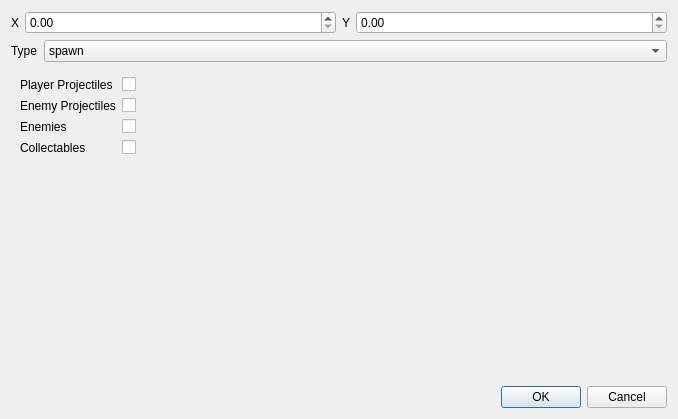
<?xml version="1.0" encoding="UTF-8"?>
<ui version="4.0">
 <class>levelEventDialog</class>
 <widget class="QDialog" name="levelEventDialog">
  <property name="geometry">
   <rect>
    <x>0</x>
    <y>0</y>
    <width>678</width>
    <height>419</height>
   </rect>
  </property>
  <property name="windowTitle">
   <string>Add/Edit Level Event</string>
  </property>
  <layout class="QVBoxLayout" name="verticalLayout">
   <item>
    <layout class="QHBoxLayout" name="horizontalLayout">
     <item>
      <widget class="QLabel" name="label">
       <property name="sizePolicy">
        <sizepolicy hsizetype="Minimum" vsizetype="Preferred">
         <horstretch>0</horstretch>
         <verstretch>0</verstretch>
        </sizepolicy>
       </property>
       <property name="text">
        <string>X</string>
       </property>
      </widget>
     </item>
     <item>
      <widget class="QDoubleSpinBox" name="sbPosX">
       <property name="sizePolicy">
        <sizepolicy hsizetype="MinimumExpanding" vsizetype="Fixed">
         <horstretch>0</horstretch>
         <verstretch>0</verstretch>
        </sizepolicy>
       </property>
       <property name="maximum">
        <double>639.000000000000000</double>
       </property>
      </widget>
     </item>
     <item>
      <widget class="QLabel" name="label_2">
       <property name="text">
        <string>Y</string>
       </property>
      </widget>
     </item>
     <item>
      <widget class="QDoubleSpinBox" name="sbPosY">
       <property name="sizePolicy">
        <sizepolicy hsizetype="MinimumExpanding" vsizetype="Fixed">
         <horstretch>0</horstretch>
         <verstretch>0</verstretch>
        </sizepolicy>
       </property>
       <property name="maximum">
        <double>100000000.000000000000000</double>
       </property>
      </widget>
     </item>
    </layout>
   </item>
   <item>
    <layout class="QHBoxLayout" name="horizontalLayout_2">
     <item>
      <widget class="QLabel" name="label_3">
       <property name="sizePolicy">
        <sizepolicy hsizetype="Minimum" vsizetype="Preferred">
         <horstretch>0</horstretch>
         <verstretch>0</verstretch>
        </sizepolicy>
       </property>
       <property name="text">
        <string>Type</string>
       </property>
      </widget>
     </item>
     <item>
      <widget class="QComboBox" name="cbEventType">
       <property name="sizePolicy">
        <sizepolicy hsizetype="MinimumExpanding" vsizetype="Fixed">
         <horstretch>0</horstretch>
         <verstretch>0</verstretch>
        </sizepolicy>
       </property>
       <item>
        <property name="text">
         <string>spawn</string>
        </property>
       </item>
       <item>
        <property name="text">
         <string>music</string>
        </property>
       </item>
       <item>
        <property name="text">
         <string>wait_clear</string>
        </property>
       </item>
       <item>
        <property name="text">
         <string>delay</string>
        </property>
       </item>
       <item>
        <property name="text">
         <string>starfield_speed</string>
        </property>
       </item>
       <item>
        <property name="text">
         <string>clear</string>
        </property>
       </item>
      </widget>
     </item>
    </layout>
   </item>
   <item>
    <widget class="QStackedWidget" name="stackedEventControls">
     <property name="currentIndex">
      <number>5</number>
     </property>
     <widget class="QWidget" name="page">
      <layout class="QGridLayout" name="gridLayout">
       <item row="0" column="2">
        <widget class="QComboBox" name="cbSpawnerEnemyDef">
         <property name="sizePolicy">
          <sizepolicy hsizetype="MinimumExpanding" vsizetype="Fixed">
           <horstretch>0</horstretch>
           <verstretch>0</verstretch>
          </sizepolicy>
         </property>
        </widget>
       </item>
       <item row="0" column="0">
        <widget class="QLabel" name="label_4">
         <property name="sizePolicy">
          <sizepolicy hsizetype="Minimum" vsizetype="Preferred">
           <horstretch>0</horstretch>
           <verstretch>0</verstretch>
          </sizepolicy>
         </property>
         <property name="text">
          <string>Enemy Def</string>
         </property>
        </widget>
       </item>
       <item row="2" column="2">
        <spacer name="verticalSpacer">
         <property name="orientation">
          <enum>Qt::Orientation::Vertical</enum>
         </property>
         <property name="sizeHint" stdset="0">
          <size>
           <width>20</width>
           <height>40</height>
          </size>
         </property>
        </spacer>
       </item>
      </layout>
     </widget>
     <widget class="QWidget" name="page_2">
      <layout class="QFormLayout" name="formLayout">
       <item row="0" column="0">
        <widget class="QLabel" name="label_5">
         <property name="text">
          <string>Key</string>
         </property>
        </widget>
       </item>
       <item row="0" column="1">
        <widget class="QLineEdit" name="tbMusicKey"/>
       </item>
       <item row="1" column="0">
        <widget class="QLabel" name="label_6">
         <property name="text">
          <string>Fade in (ms)</string>
         </property>
        </widget>
       </item>
       <item row="1" column="1">
        <widget class="QDoubleSpinBox" name="sbMusicFadeIn">
         <property name="maximum">
          <double>10000000.000000000000000</double>
         </property>
        </widget>
       </item>
       <item row="2" column="0">
        <widget class="QLabel" name="label_7">
         <property name="text">
          <string>Fade out (ms)</string>
         </property>
        </widget>
       </item>
       <item row="2" column="1">
        <widget class="QDoubleSpinBox" name="sbMusicFadeOut">
         <property name="maximum">
          <double>10000000.000000000000000</double>
         </property>
        </widget>
       </item>
      </layout>
     </widget>
     <widget class="QWidget" name="page_3">
      <layout class="QFormLayout" name="formLayout_2">
       <item row="0" column="0">
        <widget class="QLabel" name="label_8">
         <property name="text">
          <string>Timeout</string>
         </property>
        </widget>
       </item>
       <item row="0" column="1">
        <widget class="QDoubleSpinBox" name="sbWaitClearTimeout">
         <property name="maximum">
          <double>1000000.000000000000000</double>
         </property>
        </widget>
       </item>
      </layout>
     </widget>
     <widget class="QWidget" name="page_4">
      <layout class="QFormLayout" name="formLayout_3">
       <item row="0" column="0">
        <widget class="QLabel" name="label_9">
         <property name="text">
          <string>Duration (ms)</string>
         </property>
        </widget>
       </item>
       <item row="0" column="1">
        <widget class="QDoubleSpinBox" name="sbDelayDuration">
         <property name="maximum">
          <double>1000000.000000000000000</double>
         </property>
        </widget>
       </item>
      </layout>
     </widget>
     <widget class="QWidget" name="page_5">
      <layout class="QFormLayout" name="formLayout_4">
       <item row="0" column="0">
        <widget class="QLabel" name="label_10">
         <property name="text">
          <string>Speed</string>
         </property>
        </widget>
       </item>
       <item row="0" column="1">
        <widget class="QDoubleSpinBox" name="sbStarfieldSpeed">
         <property name="maximum">
          <double>3000.000000000000000</double>
         </property>
        </widget>
       </item>
       <item row="1" column="0">
        <widget class="QLabel" name="label_11">
         <property name="text">
          <string>Duration (ms)</string>
         </property>
        </widget>
       </item>
       <item row="1" column="1">
        <widget class="QDoubleSpinBox" name="sbStarfieldDuration">
         <property name="maximum">
          <double>1000000.000000000000000</double>
         </property>
        </widget>
       </item>
       <item row="2" column="0">
        <widget class="QLabel" name="label_12">
         <property name="text">
          <string>Blocks Events</string>
         </property>
        </widget>
       </item>
       <item row="2" column="1">
        <widget class="QCheckBox" name="cbStarfieldBlocks">
         <property name="text">
          <string/>
         </property>
        </widget>
       </item>
      </layout>
     </widget>
     <widget class="QWidget" name="page_6">
      <layout class="QFormLayout" name="formLayout_5">
       <item row="0" column="0">
        <widget class="QLabel" name="label_13">
         <property name="text">
          <string>Player Projectiles</string>
         </property>
        </widget>
       </item>
       <item row="0" column="1">
        <widget class="QCheckBox" name="cbClearProjPlayer">
         <property name="text">
          <string/>
         </property>
        </widget>
       </item>
       <item row="1" column="0">
        <widget class="QLabel" name="label_14">
         <property name="text">
          <string>Enemy Projectiles</string>
         </property>
        </widget>
       </item>
       <item row="1" column="1">
        <widget class="QCheckBox" name="cbClearProjEnemies">
         <property name="text">
          <string/>
         </property>
        </widget>
       </item>
       <item row="2" column="0">
        <widget class="QLabel" name="label_15">
         <property name="text">
          <string>Enemies</string>
         </property>
        </widget>
       </item>
       <item row="2" column="1">
        <widget class="QCheckBox" name="cbClearEnemies">
         <property name="text">
          <string/>
         </property>
        </widget>
       </item>
       <item row="3" column="0">
        <widget class="QLabel" name="label_16">
         <property name="text">
          <string>Collectables</string>
         </property>
        </widget>
       </item>
       <item row="3" column="1">
        <widget class="QCheckBox" name="cbClearCollectables">
         <property name="text">
          <string/>
         </property>
        </widget>
       </item>
      </layout>
     </widget>
    </widget>
   </item>
   <item>
    <widget class="QDialogButtonBox" name="bbControls">
     <property name="orientation">
      <enum>Qt::Orientation::Horizontal</enum>
     </property>
     <property name="standardButtons">
      <set>QDialogButtonBox::StandardButton::Cancel|QDialogButtonBox::StandardButton::Ok</set>
     </property>
    </widget>
   </item>
  </layout>
 </widget>
 <resources/>
 <connections>
  <connection>
   <sender>bbControls</sender>
   <signal>accepted()</signal>
   <receiver>levelEventDialog</receiver>
   <slot>accept()</slot>
   <hints>
    <hint type="sourcelabel">
     <x>248</x>
     <y>254</y>
    </hint>
    <hint type="destinationlabel">
     <x>157</x>
     <y>274</y>
    </hint>
   </hints>
  </connection>
  <connection>
   <sender>bbControls</sender>
   <signal>rejected()</signal>
   <receiver>levelEventDialog</receiver>
   <slot>reject()</slot>
   <hints>
    <hint type="sourcelabel">
     <x>316</x>
     <y>260</y>
    </hint>
    <hint type="destinationlabel">
     <x>286</x>
     <y>274</y>
    </hint>
   </hints>
  </connection>
 </connections>
</ui>
